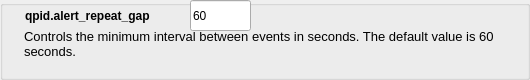
        <widget class="QGroupBox" name="groupBoxAlert">
         <property name="sizePolicy">
          <sizepolicy hsizetype="Preferred" vsizetype="Minimum">
           <horstretch>0</horstretch>
           <verstretch>0</verstretch>
          </sizepolicy>
         </property>
         <property name="minimumSize">
          <size>
           <width>0</width>
           <height>70</height>
          </size>
         </property>
         <property name="statusTip">
          <string>60</string>
         </property>
         <property name="title">
          <string/>
         </property>
         <widget class="QLineEdit" name="alert_repeat_gap">
          <property name="geometry">
           <rect>
            <x>190</x>
            <y>0</y>
            <width>61</width>
            <height>31</height>
           </rect>
          </property>
          <property name="text">
           <string>60</string>
          </property>
          <property name="maxLength">
           <number>5</number>
          </property>
         </widget>
         <widget class="QTextEdit" name="textEdit_4">
          <property name="enabled">
           <bool>true</bool>
          </property>
          <property name="geometry">
           <rect>
            <x>20</x>
            <y>25</y>
            <width>501</width>
            <height>46</height>
           </rect>
          </property>
          <property name="minimumSize">
           <size>
            <width>0</width>
            <height>20</height>
           </size>
          </property>
          <property name="font">
           <font>
            <pointsize>10</pointsize>
           </font>
          </property>
          <property name="focusPolicy">
           <enum>Qt::NoFocus</enum>
          </property>
          <property name="autoFillBackground">
           <bool>false</bool>
          </property>
          <property name="styleSheet">
           <string notr="true">background: transparent;</string>
          </property>
          <property name="frameShape">
           <enum>QFrame::NoFrame</enum>
          </property>
          <property name="frameShadow">
           <enum>QFrame::Plain</enum>
          </property>
          <property name="lineWidth">
           <number>0</number>
          </property>
          <property name="verticalScrollBarPolicy">
           <enum>Qt::ScrollBarAlwaysOff</enum>
          </property>
          <property name="horizontalScrollBarPolicy">
           <enum>Qt::ScrollBarAlwaysOff</enum>
          </property>
          <property name="readOnly">
           <bool>true</bool>
          </property>
          <property name="html">
           <string>&lt;!DOCTYPE HTML PUBLIC &quot;-//W3C//DTD HTML 4.0//EN&quot; &quot;http://www.w3.org/TR/REC-html40/strict.dtd&quot;&gt;
&lt;html&gt;&lt;head&gt;&lt;meta name=&quot;qrichtext&quot; content=&quot;1&quot; /&gt;&lt;style type=&quot;text/css&quot;&gt;
p, li { white-space: pre-wrap; }
&lt;/style&gt;&lt;/head&gt;&lt;body style=&quot; font-family:'Cantarell'; font-size:10pt; font-weight:400; font-style:normal;&quot;&gt;
&lt;p style=&quot; margin-top:0px; margin-bottom:0px; margin-left:0px; margin-right:0px; -qt-block-indent:0; text-indent:0px;&quot;&gt;Controls the minimum interval between events in seconds. The default value is 60 seconds.&lt;/p&gt;&lt;/body&gt;&lt;/html&gt;</string>
          </property>
         </widget>
         <widget class="QLabel" name="label_alert_repeat_gap">
          <property name="geometry">
           <rect>
            <x>25</x>
            <y>5</y>
            <width>166</width>
            <height>21</height>
           </rect>
          </property>
          <property name="font">
           <font>
            <weight>75</weight>
            <bold>true</bold>
           </font>
          </property>
          <property name="text">
           <string>qpid.alert_repeat_gap</string>
          </property>
         </widget>
        </widget>
